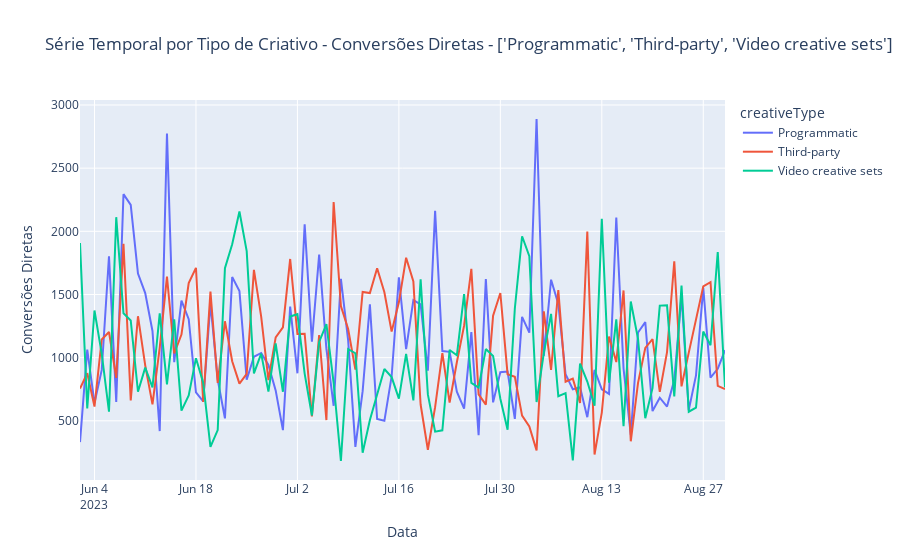

Notebook cell for this chart:
### Code cell
tipo = "Conversões Diretas"
criativos = df_group3["creativeType"].unique().tolist()

fig = px.line(df_group3, 
              x='date', 
              y='clickThroughConversions', 
              color='creativeType', 
              hover_name="dia_semana",
              title=f"Série Temporal por Tipo de Criativo - {tipo} - {criativos}")

fig.update_xaxes(title_text='Data')
fig.update_yaxes(title_text=tipo)

fig.show()

### Figure 1 — Plotly figure (JSON) as saved in the notebook; plotly's stock layout.template omitted (floating-point values rounded to 4 significant figures)
{"data": [{"hovertemplate": "<b>%{hovertext}</b><br><br>creativeType=Programmatic<br>date=%{x}<br>clickThroughConversions=%{y}<extra></extra>", "hovertext": ["Sexta", "Sábado", "Domingo", "Segunda", "Terça", "Quarta", "Quinta", "Sexta", "Sábado", "Domingo", "Segunda", "Terça", "Quarta", "Quinta", "Sexta", "Sábado", "Domingo", "Segunda", "Terça", "Quarta", "Quinta", "Sexta", "Sábado", "Domingo", "Segunda", "Terça", "Quarta", "Quinta", "Sexta", "Sábado", "Domingo", "Segunda", "Terça", "Quarta", "Quinta", "Sexta", "Sábado", "Domingo", "Segunda", "Terça", "Quarta", "Quinta", "Sexta", "Sábado", "Domingo", "Segunda", "Terça", "Quarta", "Quinta", "Sexta", "Sábado", "Domingo", "Segunda", "Terça", "Quarta", "Quinta", "Sexta", "Sábado", "Domingo", "Segunda", "Terça", "Quarta", "Quinta", "Sexta", "Sábado", "Domingo", "Segunda", "Terça", "Quarta", "Quinta", "Sexta", "Sábado", "Domingo", "Segunda", "Terça", "Quarta", "Quinta", "Sexta", "Sábado", "Domingo", "Segunda", "Terça", "Quarta", "Quinta", "Sexta", "Sábado", "Domingo", "Segunda", "Terça", "Quarta"], "legendgroup": "Programmatic", "line": {"color": "#636efa", "dash": "solid"}, "marker": {"symbol": "circle"}, "mode": "lines", "name": "Programmatic", "orientation": "v", "showlegend": true, "type": "scatter", "x": ["2023-06-02T00:00:00", "2023-06-03T00:00:00", "2023-06-04T00:00:00", "2023-06-05T00:00:00", "2023-06-06T00:00:00", "2023-06-07T00:00:00", "2023-06-08T00:00:00", "2023-06-09T00:00:00", "2023-06-10T00:00:00", "2023-06-11T00:00:00", "2023-06-12T00:00:00", "2023-06-13T00:00:00", "2023-06-14T00:00:00", "2023-06-15T00:00:00", "2023-06-16T00:00:00", "2023-06-17T00:00:00", "2023-06-18T00:00:00", "2023-06-19T00:00:00", "2023-06-20T00:00:00", "2023-06-21T00:00:00", "2023-06-22T00:00:00", "2023-06-23T00:00:00", "2023-06-24T00:00:00", "2023-06-25T00:00:00", "2023-06-26T00:00:00", "2023-06-27T00:00:00", "2023-06-28T00:00:00", "2023-06-29T00:00:00", "2023-06-30T00:00:00", "2023-07-01T00:00:00", "2023-07-02T00:00:00", "2023-07-03T00:00:00", "2023-07-04T00:00:00", "2023-07-05T00:00:00", "2023-07-06T00:00:00", "2023-07-07T00:00:00", "2023-07-08T00:00:00", "2023-07-09T00:00:00", "2023-07-10T00:00:00", "2023-07-11T00:00:00", "2023-07-12T00:00:00", "2023-07-13T00:00:00", "2023-07-14T00:00:00", "2023-07-15T00:00:00", "2023-07-16T00:00:00", "2023-07-17T00:00:00", "2023-07-18T00:00:00", "2023-07-19T00:00:00", "2023-07-20T00:00:00", "2023-07-21T00:00:00", "2023-07-22T00:00:00", "2023-07-23T00:00:00", "2023-07-24T00:00:00", "2023-07-25T00:00:00", "2023-07-26T00:00:00", "2023-07-27T00:00:00", "2023-07-28T00:00:00", "2023-07-29T00:00:00", "2023-07-30T00:00:00", "2023-07-31T00:00:00", "2023-08-01T00:00:00", "2023-08-02T00:00:00", "2023-08-03T00:00:00", "2023-08-04T00:00:00", "2023-08-05T00:00:00", "2023-08-06T00:00:00", "2023-08-07T00:00:00", "2023-08-08T00:00:00", "2023-08-09T00:00:00", "2023-08-10T00:00:00", "2023-08-11T00:00:00", "2023-08-12T00:00:00", "2023-08-13T00:00:00", "2023-08-14T00:00:00", "2023-08-15T00:00:00", "2023-08-16T00:00:00", "2023-08-17T00:00:00", "2023-08-18T00:00:00", "2023-08-19T00:00:00", "2023-08-20T00:00:00", "2023-08-21T00:00:00", "2023-08-22T00:00:00", "2023-08-23T00:00:00", "2023-08-24T00:00:00", "2023-08-25T00:00:00", "2023-08-26T00:00:00", "2023-08-27T00:00:00", "2023-08-28T00:00:00", "2023-08-29T00:00:00", "2023-08-30T00:00:00"], "xaxis": "x", "y": [332, 1063, 640, 903, 1803, 650, 2294, 2209, 1666, 1511, 1211, 419, 2774, 964, 1452, 1304, 725, 653, 1431, 827, 519, 1638, 1527, 825, 1007, 1037, 942, 741, 426, 1405, 876, 2056, 1126, 1815, 1069, 619, 1624, 1137, 294, 735, 1422, 514, 500, 851, 1636, 1067, 1456, 1421, 897, 2163, 1052, 1046, 731, 596, 1202, 386, 1622, 646, 885, 890, 515, 1323, 1198, 2889, 1014, 1617, 1425, 869, 750, 765, 529, 903, 749, 713, 2109, 914, 388, 1199, 1281, 577, 683, 613, 823, 1492, 585, 860, 1554, 841, 912, 1059], "yaxis": "y"}, {"hovertemplate": "<b>%{hovertext}</b><br><br>creativeType=Third-party<br>date=%{x}<br>clickThroughConversions=%{y}<extra></extra>", "hovertext": ["Sexta", "Sábado", "Domingo", "Segunda", "Terça", "Quarta", "Quinta", "Sexta", "Sábado", "Domingo", "Segunda", "Terça", "Quarta", "Quinta", "Sexta", "Sábado", "Domingo", "Segunda", "Terça", "Quarta", "Quinta", "Sexta", "Sábado", "Domingo", "Segunda", "Terça", "Quarta", "Quinta", "Sexta", "Sábado", "Domingo", "Segunda", "Terça", "Quarta", "Quinta", "Sexta", "Sábado", "Domingo", "Segunda", "Terça", "Quarta", "Quinta", "Sexta", "Sábado", "Domingo", "Segunda", "Terça", "Quarta", "Quinta", "Sexta", "Sábado", "Domingo", "Segunda", "Terça", "Quarta", "Quinta", "Sexta", "Sábado", "Domingo", "Segunda", "Terça", "Quarta", "Quinta", "Sexta", "Sábado", "Domingo", "Segunda", "Terça", "Quarta", "Quinta", "Sexta", "Sábado", "Domingo", "Segunda", "Terça", "Quarta", "Quinta", "Sexta", "Sábado", "Domingo", "Segunda", "Terça", "Quarta", "Quinta", "Sexta", "Sábado", "Domingo", "Segunda", "Terça", "Quarta"], "legendgroup": "Third-party", "line": {"color": "#EF553B", "dash": "solid"}, "marker": {"symbol": "circle"}, "mode": "lines", "name": "Third-party", "orientation": "v", "showlegend": true, "type": "scatter", "x": ["2023-06-02T00:00:00", "2023-06-03T00:00:00", "2023-06-04T00:00:00", "2023-06-05T00:00:00", "2023-06-06T00:00:00", "2023-06-07T00:00:00", "2023-06-08T00:00:00", "2023-06-09T00:00:00", "2023-06-10T00:00:00", "2023-06-11T00:00:00", "2023-06-12T00:00:00", "2023-06-13T00:00:00", "2023-06-14T00:00:00", "2023-06-15T00:00:00", "2023-06-16T00:00:00", "2023-06-17T00:00:00", "2023-06-18T00:00:00", "2023-06-19T00:00:00", "2023-06-20T00:00:00", "2023-06-21T00:00:00", "2023-06-22T00:00:00", "2023-06-23T00:00:00", "2023-06-24T00:00:00", "2023-06-25T00:00:00", "2023-06-26T00:00:00", "2023-06-27T00:00:00", "2023-06-28T00:00:00", "2023-06-29T00:00:00", "2023-06-30T00:00:00", "2023-07-01T00:00:00", "2023-07-02T00:00:00", "2023-07-03T00:00:00", "2023-07-04T00:00:00", "2023-07-05T00:00:00", "2023-07-06T00:00:00", "2023-07-07T00:00:00", "2023-07-08T00:00:00", "2023-07-09T00:00:00", "2023-07-10T00:00:00", "2023-07-11T00:00:00", "2023-07-12T00:00:00", "2023-07-13T00:00:00", "2023-07-14T00:00:00", "2023-07-15T00:00:00", "2023-07-16T00:00:00", "2023-07-17T00:00:00", "2023-07-18T00:00:00", "2023-07-19T00:00:00", "2023-07-20T00:00:00", "2023-07-21T00:00:00", "2023-07-22T00:00:00", "2023-07-23T00:00:00", "2023-07-24T00:00:00", "2023-07-25T00:00:00", "2023-07-26T00:00:00", "2023-07-27T00:00:00", "2023-07-28T00:00:00", "2023-07-29T00:00:00", "2023-07-30T00:00:00", "2023-07-31T00:00:00", "2023-08-01T00:00:00", "2023-08-02T00:00:00", "2023-08-03T00:00:00", "2023-08-04T00:00:00", "2023-08-05T00:00:00", "2023-08-06T00:00:00", "2023-08-07T00:00:00", "2023-08-08T00:00:00", "2023-08-09T00:00:00", "2023-08-10T00:00:00", "2023-08-11T00:00:00", "2023-08-12T00:00:00", "2023-08-13T00:00:00", "2023-08-14T00:00:00", "2023-08-15T00:00:00", "2023-08-16T00:00:00", "2023-08-17T00:00:00", "2023-08-18T00:00:00", "2023-08-19T00:00:00", "2023-08-20T00:00:00", "2023-08-21T00:00:00", "2023-08-22T00:00:00", "2023-08-23T00:00:00", "2023-08-24T00:00:00", "2023-08-25T00:00:00", "2023-08-26T00:00:00", "2023-08-27T00:00:00", "2023-08-28T00:00:00", "2023-08-29T00:00:00", "2023-08-30T00:00:00"], "xaxis": "x", "y": [755, 877, 613, 1144, 1203, 840, 1901, 662, 1328, 939, 630, 1080, 1641, 1033, 1183, 1591, 1711, 649, 1523, 800, 1288, 972, 794, 872, 1695, 1324, 823, 1160, 1239, 1781, 1187, 1189, 534, 1179, 506, 2232, 1409, 1227, 905, 1520, 1511, 1707, 1518, 1206, 1438, 1791, 1604, 629, 271, 608, 1036, 645, 964, 1253, 1703, 710, 628, 1332, 1512, 869, 848, 541, 456, 266, 1367, 903, 1535, 809, 834, 642, 1999, 233, 565, 1167, 965, 1532, 338, 801, 1077, 1146, 729, 1044, 1763, 773, 1040, 1291, 1564, 1597, 777, 752], "yaxis": "y"}, {"hovertemplate": "<b>%{hovertext}</b><br><br>creativeType=Video creative sets<br>date=%{x}<br>clickThroughConversions=%{y}<extra></extra>", "hovertext": ["Sexta", "Sábado", "Domingo", "Segunda", "Terça", "Quarta", "Quinta", "Sexta", "Sábado", "Domingo", "Segunda", "Terça", "Quarta", "Quinta", "Sexta", "Sábado", "Domingo", "Segunda", "Terça", "Quarta", "Quinta", "Sexta", "Sábado", "Domingo", "Segunda", "Terça", "Quarta", "Quinta", "Sexta", "Sábado", "Domingo", "Segunda", "Terça", "Quarta", "Quinta", "Sexta", "Sábado", "Domingo", "Segunda", "Terça", "Quarta", "Quinta", "Sexta", "Sábado", "Domingo", "Segunda", "Terça", "Quarta", "Quinta", "Sexta", "Sábado", "Domingo", "Segunda", "Terça", "Quarta", "Quinta", "Sexta", "Sábado", "Domingo", "Segunda", "Terça", "Quarta", "Quinta", "Sexta", "Sábado", "Domingo", "Segunda", "Terça", "Quarta", "Quinta", "Sexta", "Sábado", "Domingo", "Segunda", "Terça", "Quarta", "Quinta", "Sexta", "Sábado", "Domingo", "Segunda", "Terça", "Quarta", "Quinta", "Sexta", "Sábado", "Domingo", "Segunda", "Terça", "Quarta"], "legendgroup": "Video creative sets", "line": {"color": "#00cc96", "dash": "solid"}, "marker": {"symbol": "circle"}, "mode": "lines", "name": "Video creative sets", "orientation": "v", "showlegend": true, "type": "scatter", "x": ["2023-06-02T00:00:00", "2023-06-03T00:00:00", "2023-06-04T00:00:00", "2023-06-05T00:00:00", "2023-06-06T00:00:00", "2023-06-07T00:00:00", "2023-06-08T00:00:00", "2023-06-09T00:00:00", "2023-06-10T00:00:00", "2023-06-11T00:00:00", "2023-06-12T00:00:00", "2023-06-13T00:00:00", "2023-06-14T00:00:00", "2023-06-15T00:00:00", "2023-06-16T00:00:00", "2023-06-17T00:00:00", "2023-06-18T00:00:00", "2023-06-19T00:00:00", "2023-06-20T00:00:00", "2023-06-21T00:00:00", "2023-06-22T00:00:00", "2023-06-23T00:00:00", "2023-06-24T00:00:00", "2023-06-25T00:00:00", "2023-06-26T00:00:00", "2023-06-27T00:00:00", "2023-06-28T00:00:00", "2023-06-29T00:00:00", "2023-06-30T00:00:00", "2023-07-01T00:00:00", "2023-07-02T00:00:00", "2023-07-03T00:00:00", "2023-07-04T00:00:00", "2023-07-05T00:00:00", "2023-07-06T00:00:00", "2023-07-07T00:00:00", "2023-07-08T00:00:00", "2023-07-09T00:00:00", "2023-07-10T00:00:00", "2023-07-11T00:00:00", "2023-07-12T00:00:00", "2023-07-13T00:00:00", "2023-07-14T00:00:00", "2023-07-15T00:00:00", "2023-07-16T00:00:00", "2023-07-17T00:00:00", "2023-07-18T00:00:00", "2023-07-19T00:00:00", "2023-07-20T00:00:00", "2023-07-21T00:00:00", "2023-07-22T00:00:00", "2023-07-23T00:00:00", "2023-07-24T00:00:00", "2023-07-25T00:00:00", "2023-07-26T00:00:00", "2023-07-27T00:00:00", "2023-07-28T00:00:00", "2023-07-29T00:00:00", "2023-07-30T00:00:00", "2023-07-31T00:00:00", "2023-08-01T00:00:00", "2023-08-02T00:00:00", "2023-08-03T00:00:00", "2023-08-04T00:00:00", "2023-08-05T00:00:00", "2023-08-06T00:00:00", "2023-08-07T00:00:00", "2023-08-08T00:00:00", "2023-08-09T00:00:00", "2023-08-10T00:00:00", "2023-08-11T00:00:00", "2023-08-12T00:00:00", "2023-08-13T00:00:00", "2023-08-14T00:00:00", "2023-08-15T00:00:00", "2023-08-16T00:00:00", "2023-08-17T00:00:00", "2023-08-18T00:00:00", "2023-08-19T00:00:00", "2023-08-20T00:00:00", "2023-08-21T00:00:00", "2023-08-22T00:00:00", "2023-08-23T00:00:00", "2023-08-24T00:00:00", "2023-08-25T00:00:00", "2023-08-26T00:00:00", "2023-08-27T00:00:00", "2023-08-28T00:00:00", "2023-08-29T00:00:00", "2023-08-30T00:00:00"], "xaxis": "x", "y": [1907, 598, 1373, 1030, 572, 2112, 1351, 1294, 730, 921, 765, 1351, 788, 1303, 581, 701, 996, 801, 293, 427, 1708, 1898, 2157, 1843, 876, 1032, 731, 1112, 730, 1325, 1344, 874, 542, 1124, 1266, 799, 182, 1068, 1035, 247, 507, 712, 910, 846, 676, 1030, 662, 1621, 709, 414, 425, 1061, 1019, 1503, 800, 763, 1068, 1013, 675, 430, 1389, 1961, 1804, 649, 1036, 1347, 695, 719, 187, 953, 811, 619, 2100, 802, 1303, 457, 1444, 1149, 521, 760, 1412, 1414, 693, 1570, 572, 604, 1207, 1098, 1836, 765], "yaxis": "y"}], "layout": {"legend": {"title": {"text": "creativeType"}, "tracegroupgap": 0}, "title": {"text": "Série Temporal por Tipo de Criativo - Conversões Diretas - ['Programmatic', 'Third-party', 'Video creative sets']"}, "xaxis": {"anchor": "y", "domain": [0, 1], "title": {"text": "Data"}}, "yaxis": {"anchor": "x", "domain": [0, 1], "title": {"text": "Conversões Diretas"}}}}
